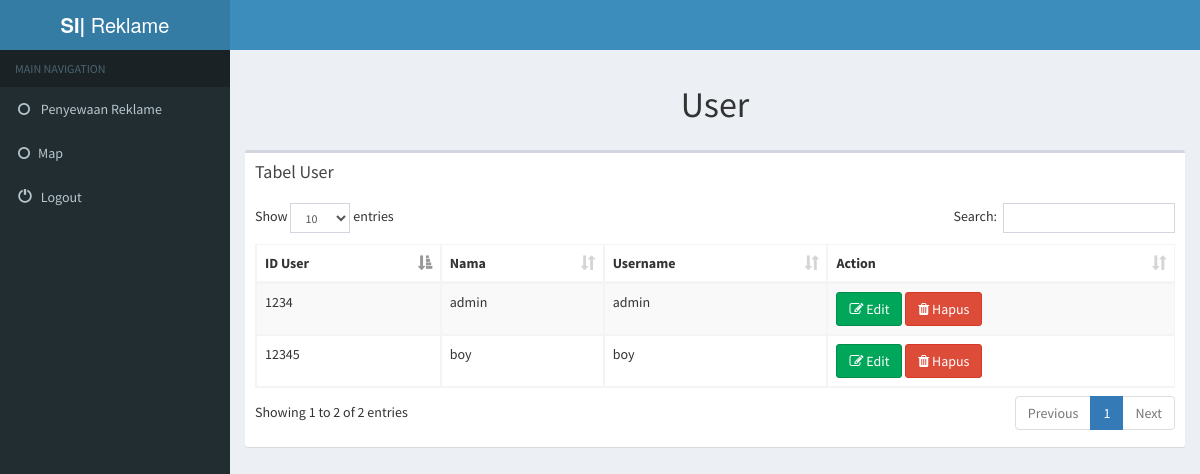
The app's page /index.php/user with its own data.
### tables this page shows
CREATE TABLE `user` (
  `nama` varchar(100) NOT NULL,
  `no_ktp` varchar(16) NOT NULL,
  `tempat_lahir` varchar(50) NOT NULL,
  `tanggal_lahir` date NOT NULL,
  `lingkungan` varchar(255) NOT NULL,
  `kelurahan` varchar(255) NOT NULL,
  `rt` int(3) NOT NULL,
  `rw` int(3) NOT NULL,
  `pekerjaan` varchar(100) NOT NULL,
  `kecamatan` varchar(100) NOT NULL,
  `no_hp` varchar(16) NOT NULL,
  `jenis_user` varchar(7) NOT NULL,
  `username` varchar(10) NOT NULL,
  `password` varchar(150) NOT NULL,
  `scan_ktp` varchar(30) NOT NULL
);

### application/controllers/User.php (called while the page is built, shortened)
<?php
class User extends CI_Controller
{
	public function index()
	{
		$data['data'] = $this->M_user->getAll();
		$this->load->view('include/header');
		$this->load->view('user1/data',$data);
		$this->load->view('include/footer');
	}
}

### index.php (called while the page is built, shortened)
<?php
require_once BASEPATH.'core/CodeIgniter.php';

### application/models/M_user.php (called while the page is built, shortened)
<?php
class M_user extends CI_Model
{
	function getAll()
	{
	  $query = $this->db->get('user');
	  return $query->result_array();
	}
}
?>

### application/views/user1/data.php (the view, shortened to what this page needs)
<body class="hold-transition skin-blue sidebar-mini">
<div class="wrapper">
  <div class="content-wrapper">
    <section class="content-header">
      <center><h1>
         User
      </h1></center>
    </section>
    <section class="content">
          <div class="box">
            <div class="box-header">
                <h3 class="box-title">Tabel User  </h3>
            </div>
            <div class="box-body">
              <table id="example1" class="table table-bordered table-striped">
                <thead>
                <tr>
                  <th>ID User</th>
                  <th>Nama</th>
                  <th>Username</th>
                  <th>Action</th>
                </tr>
                </thead>
                <tbody>
                  <?php foreach ($data as $row) {?>
                <tr>
                  <td> <?php echo $row['no_ktp']; ?> </td>
                  <td> <?php echo $row['nama']; ?> </td>
                  <td> <?php echo $row['username']; ?> </td>
                  <td>
                      <a class="btn btn-success" href="User/detail/<?php echo $row['no_ktp'];?>"> <i class="fa fa-edit "></i> Edit</a>
                      <a class="btn btn-danger" href="<?php echo site_url('User/hapus/'.$row['no_ktp']);?>"
                      onclick="return confirm('Apakah Anda yakin ingin menghapus?')"> <i class="icon-trash"></i> <i class="fa fa-trash "></i> Hapus</a>
                </td>
                </tr>
                <?php } ?>
              </tbody>
              </table>
            </div>
          </div>

### records on screen
user: no_ktp "1234", nama "admin", username "admin"
user: no_ktp "12345", nama "boy", username "boy"
